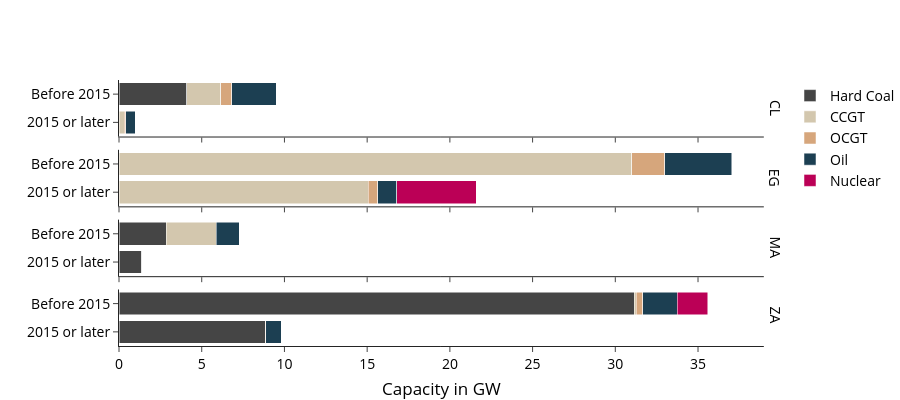

The notebook cell saved with this chart:
### Code cell
from plot_helpers import (update_layout, colors)

fig = px.bar(ppl, 
            x="Capacity", 
            y="Age", 
            color="Fueltype",
            facet_row="Country",
            facet_row_spacing=0.05,
            barmode="stack",
            color_discrete_map={
                "Hard Coal": colors["electricity"]["Coal"],
                "CCGT": colors["electricity"]["Gas turbines"],
                "OCGT": colors["electricity"]["CHP"],
                "Oil": colors["electricity"]["Oil"],
                "Nuclear": colors["electricity"]["Nuclear"],
            },
            # color_discrete_sequence=config_update["fhg_colors_15"],
            labels={"Capacity":"Capacity in GW", "Fueltype": "", "Age": ""},
            height=400,
            width=900,
            category_orders={"Fueltype": ["Hard Coal", "CCGT", "OCGT", "Oil", "Nuclear"], "Age": ["Before 2015", "2015 or later"]},
        )

fig.update_yaxes(matches=None)
fig.update_yaxes(showticklabels=True)
update_layout(fig)



fig.show()

### Figure 1 — Plotly figure (JSON) as saved in the notebook; plotly's stock layout.template omitted (floating-point values rounded to 4 significant figures)
{"data": [{"hovertemplate": "=%{y}<br>Country=CL<br>Capacity in GW=%{x}<extra></extra>", "legendgroup": "Hard Coal", "marker": {"color": "#454545", "pattern": {"shape": ""}}, "name": "Hard Coal", "orientation": "h", "showlegend": true, "textangle": 0, "textposition": "inside", "type": "bar", "x": [4.103], "xaxis": "x4", "y": ["Before 2015"], "yaxis": "y4"}, {"hovertemplate": "=%{y}<br>Country=MA<br>Capacity in GW=%{x}<extra></extra>", "legendgroup": "Hard Coal", "marker": {"color": "#454545", "pattern": {"shape": ""}}, "name": "Hard Coal", "orientation": "h", "showlegend": false, "textangle": 0, "textposition": "inside", "type": "bar", "x": [1.386, 2.848], "xaxis": "x2", "y": ["2015 or later", "Before 2015"], "yaxis": "y2"}, {"hovertemplate": "=%{y}<br>Country=ZA<br>Capacity in GW=%{x}<extra></extra>", "legendgroup": "Hard Coal", "marker": {"color": "#454545", "pattern": {"shape": ""}}, "name": "Hard Coal", "orientation": "h", "showlegend": false, "textangle": 0, "textposition": "inside", "type": "bar", "x": [8.851, 31.15], "xaxis": "x", "y": ["2015 or later", "Before 2015"], "yaxis": "y"}, {"hovertemplate": "=%{y}<br>Country=CL<br>Capacity in GW=%{x}<extra></extra>", "legendgroup": "CCGT", "marker": {"color": "#d3c7ae", "pattern": {"shape": ""}}, "name": "CCGT", "orientation": "h", "showlegend": true, "textangle": 0, "textposition": "inside", "type": "bar", "x": [0.3261, 2.057], "xaxis": "x4", "y": ["2015 or later", "Before 2015"], "yaxis": "y4"}, {"hovertemplate": "=%{y}<br>Country=EG<br>Capacity in GW=%{x}<extra></extra>", "legendgroup": "CCGT", "marker": {"color": "#d3c7ae", "pattern": {"shape": ""}}, "name": "CCGT", "orientation": "h", "showlegend": false, "textangle": 0, "textposition": "inside", "type": "bar", "x": [15.05, 31.01], "xaxis": "x3", "y": ["2015 or later", "Before 2015"], "yaxis": "y3"}, {"hovertemplate": "=%{y}<br>Country=MA<br>Capacity in GW=%{x}<extra></extra>", "legendgroup": "CCGT", "marker": {"color": "#d3c7ae", "pattern": {"shape": ""}}, "name": "CCGT", "orientation": "h", "showlegend": false, "textangle": 0, "textposition": "inside", "type": "bar", "x": [3.042], "xaxis": "x2", "y": ["Before 2015"], "yaxis": "y2"}, {"hovertemplate": "=%{y}<br>Country=ZA<br>Capacity in GW=%{x}<extra></extra>", "legendgroup": "CCGT", "marker": {"color": "#d3c7ae", "pattern": {"shape": ""}}, "name": "CCGT", "orientation": "h", "showlegend": false, "textangle": 0, "textposition": "inside", "type": "bar", "x": [0.12], "xaxis": "x", "y": ["Before 2015"], "yaxis": "y"}, {"hovertemplate": "=%{y}<br>Country=CL<br>Capacity in GW=%{x}<extra></extra>", "legendgroup": "OCGT", "marker": {"color": "#d6a67c", "pattern": {"shape": ""}}, "name": "OCGT", "orientation": "h", "showlegend": true, "textangle": 0, "textposition": "inside", "type": "bar", "x": [0.07498, 0.6611], "xaxis": "x4", "y": ["2015 or later", "Before 2015"], "yaxis": "y4"}, {"hovertemplate": "=%{y}<br>Country=EG<br>Capacity in GW=%{x}<extra></extra>", "legendgroup": "OCGT", "marker": {"color": "#d6a67c", "pattern": {"shape": ""}}, "name": "OCGT", "orientation": "h", "showlegend": false, "textangle": 0, "textposition": "inside", "type": "bar", "x": [0.5789, 1.97], "xaxis": "x3", "y": ["2015 or later", "Before 2015"], "yaxis": "y3"}, {"hovertemplate": "=%{y}<br>Country=ZA<br>Capacity in GW=%{x}<extra></extra>", "legendgroup": "OCGT", "marker": {"color": "#d6a67c", "pattern": {"shape": ""}}, "name": "OCGT", "orientation": "h", "showlegend": false, "textangle": 0, "textposition": "inside", "type": "bar", "x": [0.007217, 0.3878], "xaxis": "x", "y": ["2015 or later", "Before 2015"], "yaxis": "y"}, {"hovertemplate": "=%{y}<br>Country=CL<br>Capacity in GW=%{x}<extra></extra>", "legendgroup": "Oil", "marker": {"color": "#1c3f52", "pattern": {"shape": ""}}, "name": "Oil", "orientation": "h", "showlegend": true, "textangle": 0, "textposition": "inside", "type": "bar", "x": [0.569, 2.673], "xaxis": "x4", "y": ["2015 or later", "Before 2015"], "yaxis": "y4"}, {"hovertemplate": "=%{y}<br>Country=EG<br>Capacity in GW=%{x}<extra></extra>", "legendgroup": "Oil", "marker": {"color": "#1c3f52", "pattern": {"shape": ""}}, "name": "Oil", "orientation": "h", "showlegend": false, "textangle": 0, "textposition": "inside", "type": "bar", "x": [1.171, 4.053], "xaxis": "x3", "y": ["2015 or later", "Before 2015"], "yaxis": "y3"}, {"hovertemplate": "=%{y}<br>Country=MA<br>Capacity in GW=%{x}<extra></extra>", "legendgroup": "Oil", "marker": {"color": "#1c3f52", "pattern": {"shape": ""}}, "name": "Oil", "orientation": "h", "showlegend": false, "textangle": 0, "textposition": "inside", "type": "bar", "x": [0.002038, 1.389], "xaxis": "x2", "y": ["2015 or later", "Before 2015"], "yaxis": "y2"}, {"hovertemplate": "=%{y}<br>Country=ZA<br>Capacity in GW=%{x}<extra></extra>", "legendgroup": "Oil", "marker": {"color": "#1c3f52", "pattern": {"shape": ""}}, "name": "Oil", "orientation": "h", "showlegend": false, "textangle": 0, "textposition": "inside", "type": "bar", "x": [0.9399, 2.101], "xaxis": "x", "y": ["2015 or later", "Before 2015"], "yaxis": "y"}, {"hovertemplate": "=%{y}<br>Country=EG<br>Capacity in GW=%{x}<extra></extra>", "legendgroup": "Nuclear", "marker": {"color": "#bb0056", "pattern": {"shape": ""}}, "name": "Nuclear", "orientation": "h", "showlegend": true, "textangle": 0, "textposition": "inside", "type": "bar", "x": [4.8], "xaxis": "x3", "y": ["2015 or later"], "yaxis": "y3"}, {"hovertemplate": "=%{y}<br>Country=ZA<br>Capacity in GW=%{x}<extra></extra>", "legendgroup": "Nuclear", "marker": {"color": "#bb0056", "pattern": {"shape": ""}}, "name": "Nuclear", "orientation": "h", "showlegend": false, "textangle": 0, "textposition": "inside", "type": "bar", "x": [1.844], "xaxis": "x", "y": ["Before 2015"], "yaxis": "y"}], "layout": {"annotations": [{"font": {}, "showarrow": false, "text": "ZA", "textangle": 90, "x": 0.98, "xanchor": "left", "xref": "paper", "y": 0.1172, "yanchor": "middle", "yref": "paper"}, {"font": {}, "showarrow": false, "text": "MA", "textangle": 90, "x": 0.98, "xanchor": "left", "xref": "paper", "y": 0.3688, "yanchor": "middle", "yref": "paper"}, {"font": {}, "showarrow": false, "text": "EG", "textangle": 90, "x": 0.98, "xanchor": "left", "xref": "paper", "y": 0.6313, "yanchor": "middle", "yref": "paper"}, {"font": {}, "showarrow": false, "text": "CL", "textangle": 90, "x": 0.98, "xanchor": "left", "xref": "paper", "y": 0.8938, "yanchor": "middle", "yref": "paper"}], "barmode": "stack", "height": 400, "legend": {"title": {"text": ""}, "tracegroupgap": 0}, "width": 900, "xaxis": {"anchor": "y", "domain": [0, 0.98], "title": {"text": "Capacity in GW"}}, "xaxis2": {"anchor": "y2", "domain": [0, 0.98], "matches": "x", "showticklabels": false}, "xaxis3": {"anchor": "y3", "domain": [0, 0.98], "matches": "x", "showticklabels": false}, "xaxis4": {"anchor": "y4", "domain": [0, 0.98], "matches": "x", "showticklabels": false}, "yaxis": {"anchor": "x", "categoryarray": ["2015 or later", "Before 2015"], "categoryorder": "array", "domain": [0, 0.2125], "showticklabels": true, "title": {"text": ""}}, "yaxis2": {"anchor": "x2", "categoryarray": ["2015 or later", "Before 2015"], "categoryorder": "array", "domain": [0.2625, 0.475], "showticklabels": true, "title": {"text": ""}}, "yaxis3": {"anchor": "x3", "categoryarray": ["2015 or later", "Before 2015"], "categoryorder": "array", "domain": [0.525, 0.7375], "showticklabels": true, "title": {"text": ""}}, "yaxis4": {"anchor": "x4", "categoryarray": ["2015 or later", "Before 2015"], "categoryorder": "array", "domain": [0.7875, 1], "showticklabels": true, "title": {"text": ""}}}}
